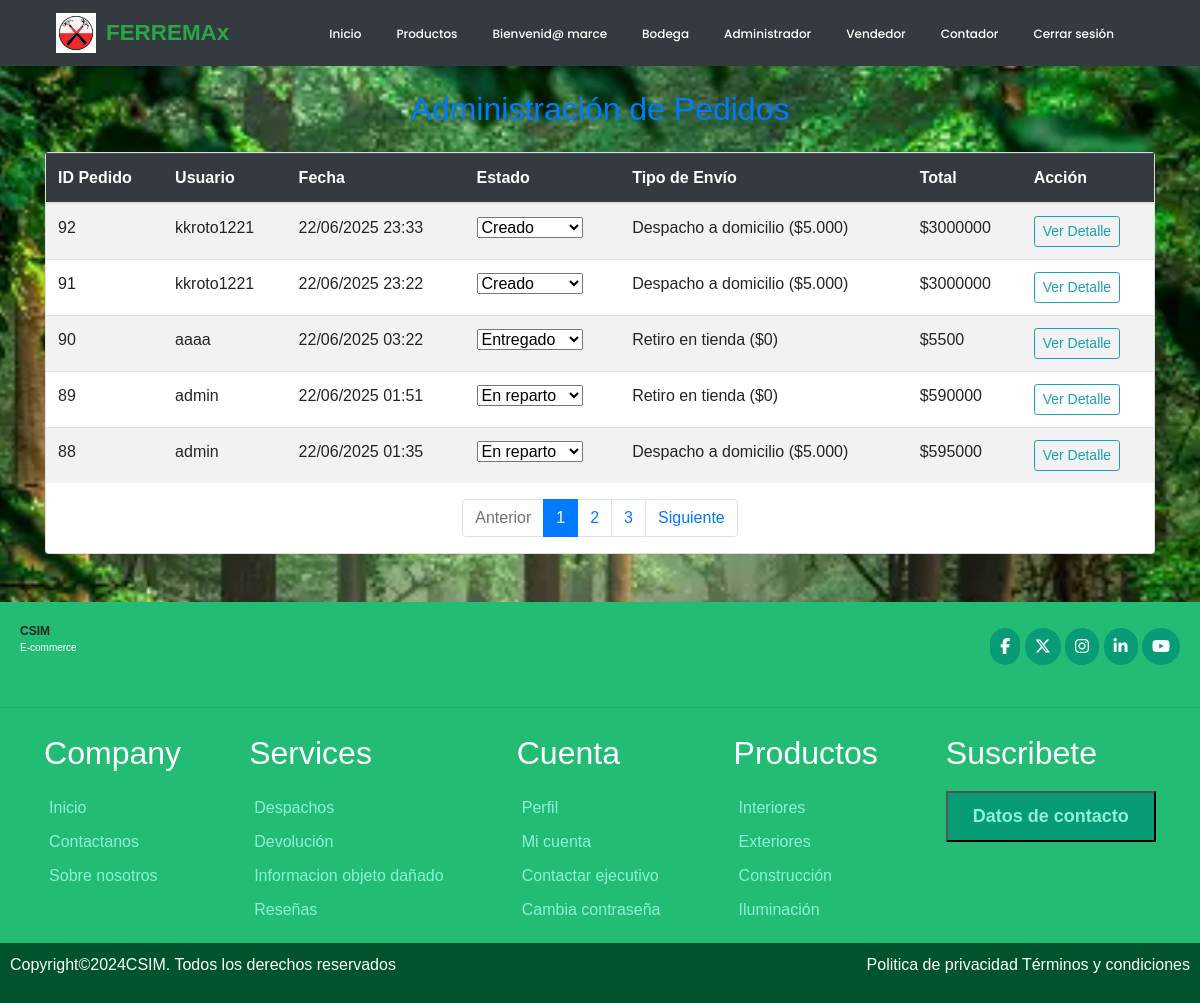
/panel/pedidos/ (signed in), run on an earlier commit of the app's database.
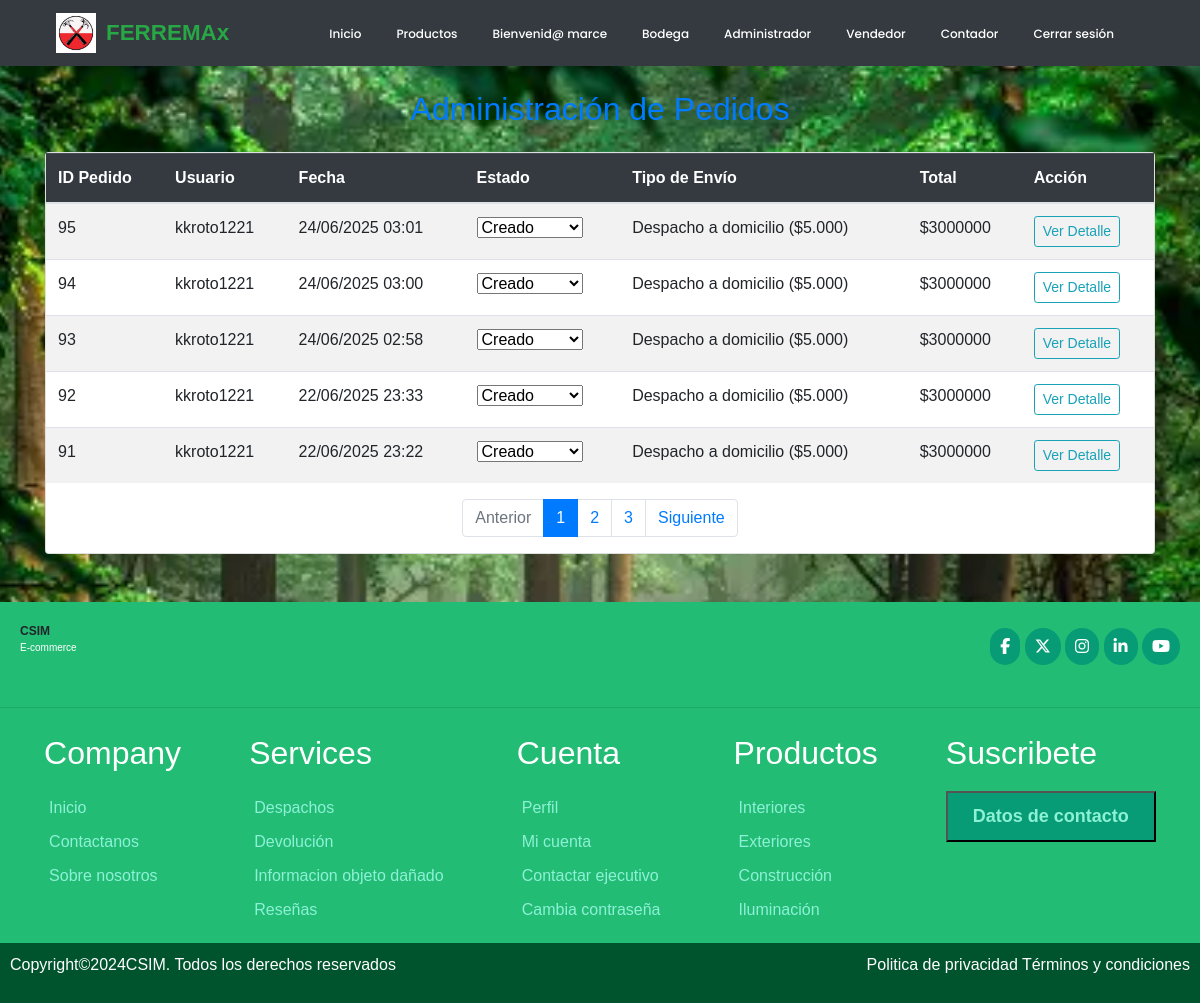
And on a later commit of the database.
### ferreteria/models.py (models this page shows, shortened)
class Pedido(models.Model):
    id_pedido = models.AutoField(primary_key=True)
    user = models.ForeignKey(User, on_delete=models.CASCADE, default=1)
    fecha_compra = models.DateTimeField(auto_now_add=True)
    ESTADOS_PEDIDO = [
        ('creado', 'Creado'),
        ('pendiente', 'Pendiente'),
        ('pagado', 'Pagado'),
        ('rechazado','Pago Rechazado'),
        ('preparando', 'Preparando orden'),
        ('despachado', 'Despachado'),
        ('entregado', 'Entregado'),
    ]
    estado = models.CharField(max_length=20, choices = ESTADOS_PEDIDO, default='creado')
    OPCIONES_ENVIO = [
        ('retiro', 'Retiro en tienda ($0)'),
        ('domicilio', 'Despacho a domicilio ($5.000)'),
    ]
    tipo_envio = models.CharField(max_length=20, choices=OPCIONES_ENVIO,default='retiro')
    TIPO_PAGO = [
        ('transferencia', 'Transferencia'),
        ('tarjeta', 'Tarjeta'),
    ]
    tipo_pago = models.CharField(max_length=20,choices=TIPO_PAGO,default='transferencia')
    total = models.BigIntegerField()

### ferreteria/views.py (the view)
# urls.py: path('panel/pedidos/', views.panel_admin_pedidos, name='admin_panel_pedidos'),
@user_passes_test(lambda u: u.is_superuser)
@login_required
def panel_admin_pedidos(request):
    pedidos_list = Pedido.objects.select_related('user').order_by('-fecha_compra')
    paginator = Paginator(pedidos_list, 5)  # Muestra 10 pedidos por página
    page_number = request.GET.get('page')
    page_obj = paginator.get_page(page_number)
    return render(request, 'admin/admin_panel_pedidos.html', {'page_obj': page_obj})

### ferreteria/context_processor.py (called while the page is built, shortened)
def total_carrito(request):
    total = 0
    return {'total_carrito':int(total)}

### ferreteria/templates/admin/admin_panel_pedidos.html (shortened to what this page needs)
{% extends 'base.html' %}
{% load static %}
{% block css %}
<link rel="stylesheet" href="{% static 'css/estiloss.css' %}">
{% endblock %}
{% block contenido %}
<main class="container">
    <h2 class="text-center text-primary my-4">Administración de Pedidos</h2>
    <div class="card mb-4">
        <div class="table-responsive">
            <table class="table table-striped">
                <thead class="table-dark">
                    <tr>
                        <th>ID Pedido</th>
                        <th>Usuario</th>
                        <th>Fecha</th>
                        <th>Estado</th>
                        <th>Tipo de Envío</th>
                        <th>Total</th>
                        <th>Acción</th>
                    </tr>
                </thead>
                <tbody>
                    {% for pedido in page_obj %}
                    <tr>
                        <td>{{ pedido.id_pedido }}</td>
                        <td>{{ pedido.user.username }}</td>
                        <td>{{ pedido.fecha_compra|date:"d/m/Y H:i" }}</td>
                        <td>
                            <select class="form-select form-select-sm pedido-estado" data-id="{{ pedido.id_pedido }}">
                                <option value="creado" {% if pedido.estado == 'creado' %}selected{% endif %}>Creado</option>
                                <option value="despachado" {% if pedido.estado == 'despachado' %}selected{% endif %}>En reparto</option>
                                <option value="entregado" {% if pedido.estado == 'entregado' %}selected{% endif %}>Entregado</option>
                            </select>
                        </td>
                        <td>{{ pedido.get_tipo_envio_display }}</td>
                        <td>${{ pedido.total }}</td>
                        <td>
                            {% if pedido.id_pedido %}
                                <a href="{% url 'detallepedido' pedido.id_pedido %}" class="btn btn-sm btn-outline-info">Ver Detalle</a>
                            {% else %}
                                <span class="text-muted">Sin ID</span>
                            {% endif %}
                        </td>
                    </tr>
                    {% empty %}
                    <tr><td colspan="7" class="text-center">No hay pedidos registrados.</td></tr>
                    {% endfor %}
                </tbody>
            </table>
            <nav aria-label="Paginación de pedidos">
            <ul class="pagination justify-content-center">
                {% if page_obj.has_previous %}
                <li class="page-item">
                    <a class="page-link" href="?page={{ page_obj.previous_page_number }}">Anterior</a>
                </li>
                {% else %}
                <li class="page-item disabled">
                    <span class="page-link">Anterior</span>
                </li>
                {% endif %}
                {% for num in page_obj.paginator.page_range %}
                {% if page_obj.number == num %}
                    <li class="page-item active">
                    <span class="page-link">{{ num }}</span>
                    </li>
                {% elif num > page_obj.number|add:'-3' and num < page_obj.number|add:'3' %}
                    <li class="page-item">
                    <a class="page-link" href="?page={{ num }}">{{ num }}</a>
                    </li>
                {% endif %}
                {% endfor %}
                {% if page_obj.has_next %}
                <li class="page-item">
                    <a class="page-link" href="?page={{ page_obj.next_page_number }}">Siguiente</a>
                </li>
                {% else %}
                <li class="page-item disabled">
                    <span class="page-link">Siguiente</span>
                </li>
                {% endif %}
            </ul>
            </nav>
        </div>
    </div>
</main>
{% endblock %}

What changed in the data, as far as the page shows it:
no longer on this page (row unchanged): Pedido: id_pedido "90", user.username "aaaa", fecha_compra "22/06/2025 03:22", estado+id_pedido "Entregado", tipo_envio "Retiro en tienda ($0)", total "5500", shows "Ver Detalle"
no longer on this page (row unchanged): Pedido: id_pedido "89", user.username "admin", fecha_compra "22/06/2025 01:51", estado+id_pedido "En reparto", tipo_envio "Retiro en tienda ($0)", total "590000", shows "Ver Detalle"
no longer on this page (row unchanged): Pedido: id_pedido "88", user.username "admin", fecha_compra "22/06/2025 01:35", estado+id_pedido "En reparto", tipo_envio "Despacho a domicilio ($5.000)", total "595000", shows "Ver Detalle"
added Pedido: id_pedido "95", user.username "kkroto1221", fecha_compra "24/06/2025 03:01", estado+id_pedido "Creado", tipo_envio "Despacho a domicilio ($5.000)", total "3000000", shows "Ver Detalle"
added Pedido: id_pedido "94", user.username "kkroto1221", fecha_compra "24/06/2025 03:00", estado+id_pedido "Creado", tipo_envio "Despacho a domicilio ($5.000)", total "3000000", shows "Ver Detalle"
added Pedido: id_pedido "93", user.username "kkroto1221", fecha_compra "24/06/2025 02:58", estado+id_pedido "Creado", tipo_envio "Despacho a domicilio ($5.000)", total "3000000", shows "Ver Detalle"
